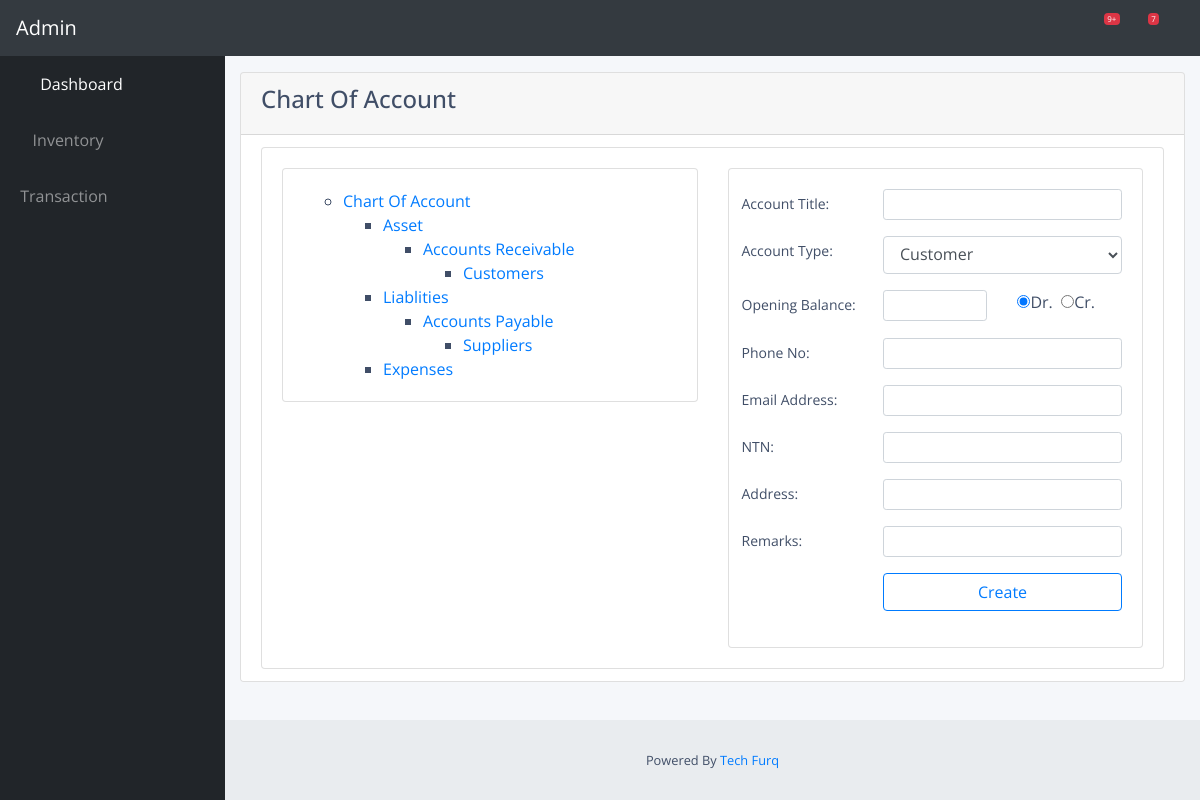
/transaction/chart_of_account/, run on an earlier commit of the app's database.
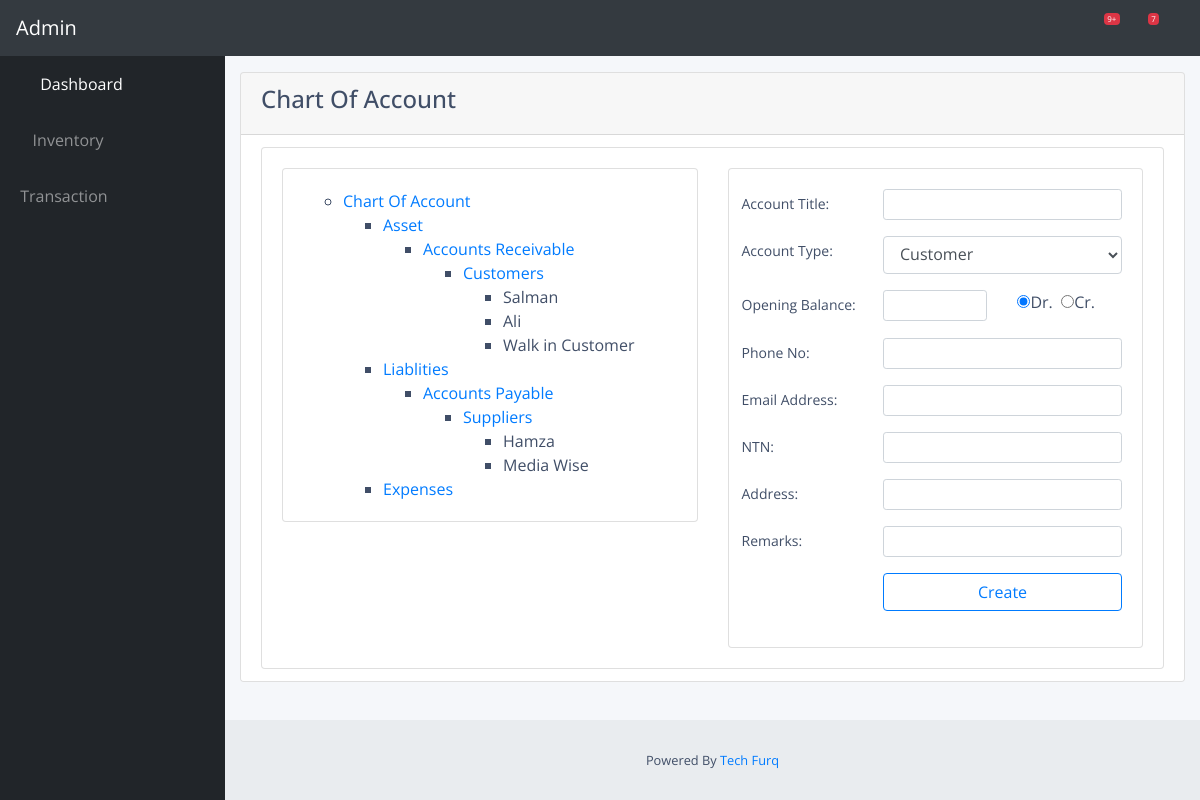
And on a later commit of the database.
### transaction/models.py (models this page shows)
class ChartOfAccount(models.Model):
    account_title = models.CharField(max_length = 100, unique = True)
    parent_id = models.IntegerField()
    opening_balance = models.DecimalField(max_digits = 8, decimal_places = 2)
    phone_no = models.CharField(max_length = 100)
    email_address = models.CharField(max_length = 100)
    ntn = models.CharField(max_length = 100)
    Address = models.CharField(max_length = 200)
    remarks = models.CharField(max_length = 100)

### transaction/views.py (the view, shortened to what this page needs)
# urls.py: path('chart_of_account/', views.chart_of_account, name='chart-of-account'),
def chart_of_account(request):
    customer_accounts = ChartOfAccount.objects.filter(parent_id = 1)
    supplier_accounts = ChartOfAccount.objects.filter(parent_id = 2)
    return render(request, 'transaction/chart_of_account.html',{'customer_accounts':customer_accounts, 'supplier_accounts':supplier_accounts})

### transaction/templates/transaction/chart_of_account.html (shortened to what the changed rows need)
{% extends "transaction/base.html" %}
{% load crispy_forms_tags %}
{% block body %}
<div class="card" style="width: 100%;">
<ul class="list-group list-group-flush">
  <li class="list-group-item">
    <form class="" action="{% url 'chart-of-account' %}" method="post" autocomplete="off">
    <div class="card">
      <div class="card-body">
        <div class="row">
          <div class="col-md-6">
            <div class="card">
              <div class="card-body">
                <div class="row">
                    <div class="col-md-12">
                        <ul id="tree1">
                            <li><a href="#">Chart Of Account</a>
                                <ul>
                                    <li><a href="#">Asset</a>
                                        <ul>
                                            <li><a href="#">Accounts Receivable</a>
                                                <ul>
                                                  <li><a href="#">Customers</a>
                                                    {% for accounts in customer_accounts %}
                                                      <ul>
                                                          <li>{{ accounts.account_title }}</li>
                                                      </ul>
                                                    {% endfor %}
                                                  </li>
                                                </ul>
                                            </li>
                                        </ul>
                                    </li>
                                    <li><a href="#">Liablities</a>
                                        <ul>
                                            <li><a href="#">Accounts Payable</a>
                                                <ul>
                                                  <li><a href="#">Suppliers</a>
                                                    {% for accounts in supplier_accounts %}
                                                      <ul>
                                                          <li>{{ accounts.account_title }}</li>
                                                      </ul>
                                                    {% endfor %}
                                                  </li>
                                                </ul>
                                            </li>
                                        </ul>
                                    </li>
                                </ul>
                            </li>
                        </ul>
                    </div>
                  </div>
                </div>
              </div>
            </div>
          </div>
        </div>
    </div>
    </form>
  </li>
  </ul>
</div>
{% endblock body %}

What changed in the data, as far as the page shows it:
added ChartOfAccount: account_title "Salman", shown under "Chart Of Account"
added ChartOfAccount: account_title "Ali", shown under "Chart Of Account"
added ChartOfAccount: account_title "Walk in Customer", shown under "Chart Of Account"
added ChartOfAccount: account_title "Hamza"
added ChartOfAccount: account_title "Media Wise"
